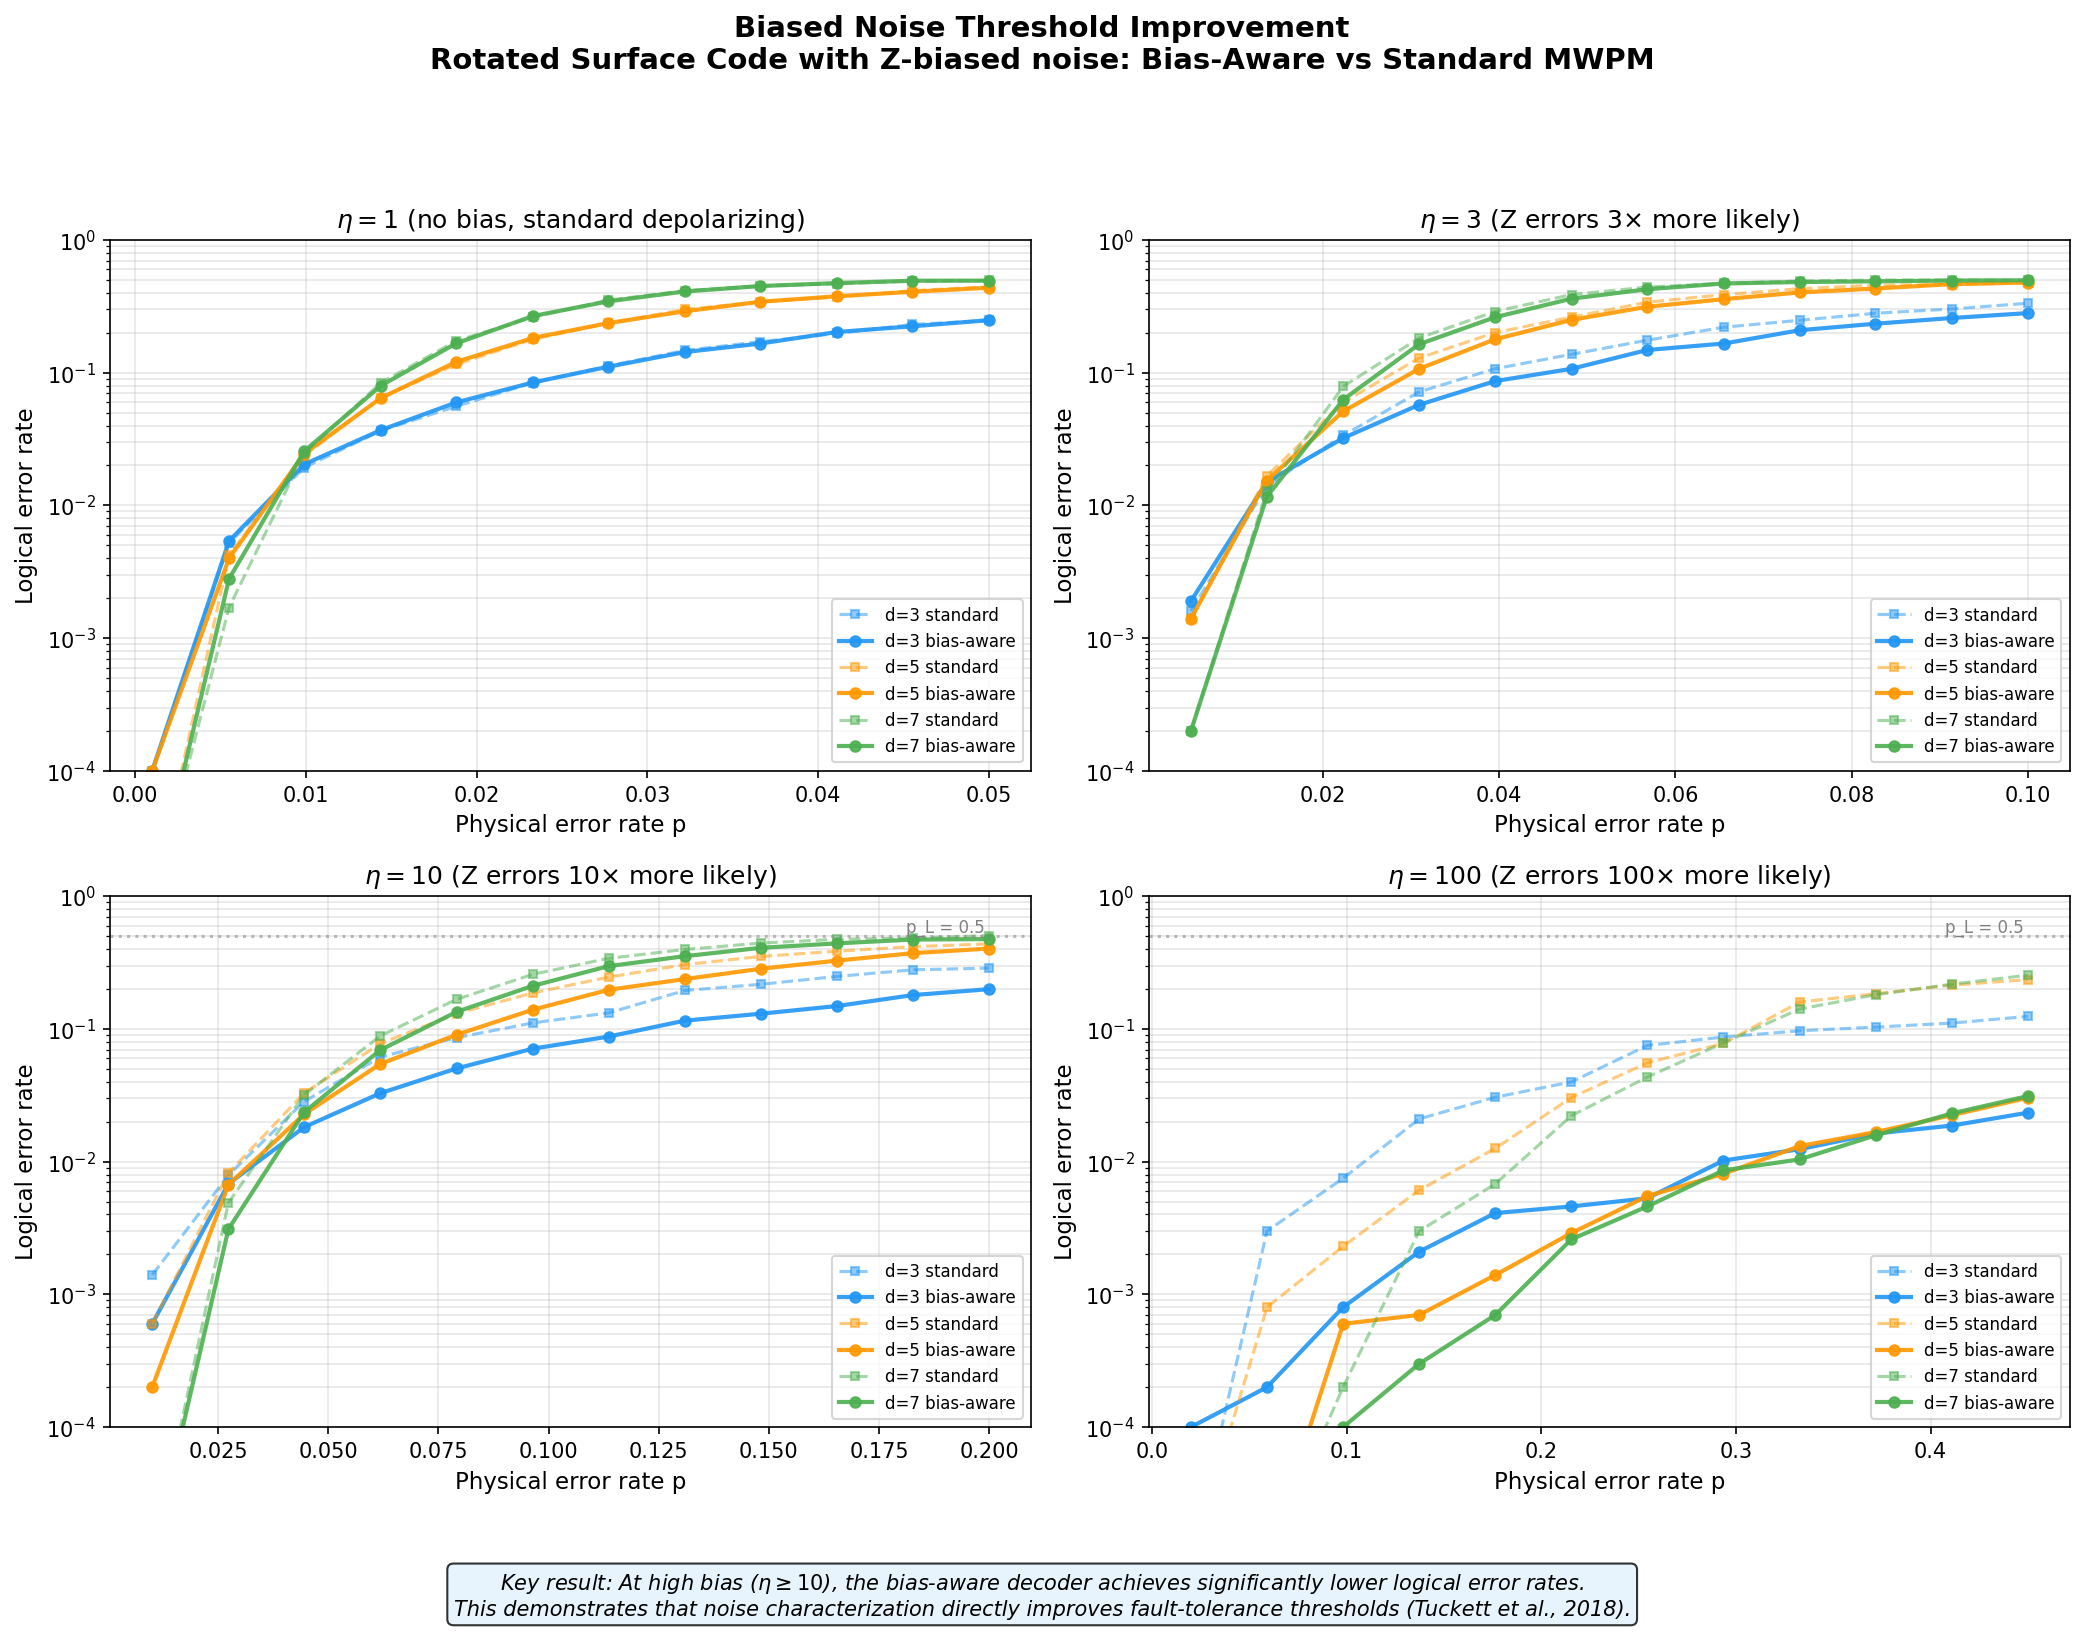

Recreate this plot in Python.
#!/usr/bin/env python3
"""
QEC Experiment 4: Biased Noise Threshold Improvement
=====================================================

Reproduces the key result from Tuckett et al. (2018):
surface code threshold improves dramatically when the decoder knows about noise bias.

Setup:
- Rotated surface code at distances d = 3, 5, 7
- Biased noise: Z errors are eta times more likely than X errors
  eta in {1, 3, 10, 100}
- Two decoders:
  (a) Standard MWPM: assumes uniform depolarizing (bias-unaware)
  (b) Bias-aware MWPM: weights edges according to actual Z/X ratio
- Physical error rate p swept across bias-dependent ranges
  (higher bias -> extend to higher p, since the code can tolerate more)
- 10,000 shots per configuration

Key result: at high bias (eta=100), the bias-aware decoder achieves a
MUCH higher threshold than the standard decoder.
"""

import json
import time
import numpy as np
import stim
import pymatching

# ──────────────────────────────────────────────────────────────
# Parameters
# ──────────────────────────────────────────────────────────────
DISTANCES = [3, 5, 7]
ETAS = [1, 3, 10, 100]

# Adaptive p ranges: higher bias can tolerate higher total error rate
# because most errors are Z-type and the surface code corrects Z well
P_VALUES_BY_ETA = {
    1:   np.round(np.linspace(0.001, 0.05, 12), 4).tolist(),
    3:   np.round(np.linspace(0.005, 0.10, 12), 4).tolist(),
    10:  np.round(np.linspace(0.01,  0.20, 12), 4).tolist(),
    100: np.round(np.linspace(0.02,  0.45, 12), 4).tolist(),
}

NUM_SHOTS = 10_000

OUTPUT_DIR = "/Users/akaihuangm1/Desktop/github/petz-recovery-unification/results/qec"


def build_biased_noise_circuit(d: int, p: float, eta: float) -> stim.Circuit:
    """
    Build rotated surface code with biased Pauli noise.

    Noise model per qubit after each gate:
      P(X) = p / (2(1+eta))
      P(Y) = p / (2(1+eta))
      P(Z) = p * eta / (1+eta)
      Total = p

    For eta=1: X,Y,Z each at p/3 (standard depolarizing).
    For eta=100: Z errors dominate at ~0.99p, X/Y negligible.
    """
    p_z = p * eta / (1.0 + eta)
    p_x = p / (2.0 * (1.0 + eta))
    p_y = p / (2.0 * (1.0 + eta))

    # Generate circuit with standard depolarizing noise as skeleton
    circuit_with_noise = stim.Circuit.generated(
        "surface_code:rotated_memory_z",
        rounds=d,
        distance=d,
        after_clifford_depolarization=p,
        after_reset_flip_probability=0,
        before_measure_flip_probability=0,
        before_round_data_depolarization=0,
    )

    if eta == 1:
        return circuit_with_noise

    # Replace DEPOLARIZE with biased PAULI_CHANNEL
    new_lines = []
    for instruction in circuit_with_noise.flattened():
        name = instruction.name
        if name == "DEPOLARIZE1":
            targets = instruction.targets_copy()
            qubit_str = " ".join(str(t.value) for t in targets)
            # Clamp probabilities to valid range
            px_c = min(p_x, 0.25)
            py_c = min(p_y, 0.25)
            pz_c = min(p_z, 0.5 - px_c - py_c)
            if px_c + py_c + pz_c > 1.0:
                # Scale down proportionally
                total = px_c + py_c + pz_c
                px_c /= total * 1.01
                py_c /= total * 1.01
                pz_c /= total * 1.01
            new_lines.append(f"PAULI_CHANNEL_1({px_c}, {py_c}, {pz_c}) {qubit_str}")
        elif name == "DEPOLARIZE2":
            # Apply biased single-qubit noise on each qubit in the pair
            targets = instruction.targets_copy()
            qubit_indices = [t.value for t in targets]
            qubits_for_noise = []
            for i in range(0, len(qubit_indices), 2):
                qubits_for_noise.append(qubit_indices[i])
                qubits_for_noise.append(qubit_indices[i + 1])
            qubit_str = " ".join(str(q) for q in qubits_for_noise)
            px_c = min(p_x, 0.25)
            py_c = min(p_y, 0.25)
            pz_c = min(p_z, 0.5 - px_c - py_c)
            if px_c + py_c + pz_c > 1.0:
                total = px_c + py_c + pz_c
                px_c /= total * 1.01
                py_c /= total * 1.01
                pz_c /= total * 1.01
            new_lines.append(f"PAULI_CHANNEL_1({px_c}, {py_c}, {pz_c}) {qubit_str}")
        else:
            new_lines.append(str(instruction))

    return stim.Circuit("\n".join(new_lines))


def extract_distance(circuit: stim.Circuit) -> int:
    """Extract code distance from circuit (heuristic based on qubit count)."""
    qubits = set()
    for inst in circuit.flattened():
        for t in inst.targets_copy():
            if hasattr(t, 'value') and not t.is_combiner:
                qubits.add(t.value)
    n = len(qubits)
    for d in [3, 5, 7, 9, 11, 13]:
        if d * d <= n <= 2 * d * d:
            return d
    return 3


def run_decoder(circuit: stim.Circuit, num_shots: int, bias_aware: bool,
                eta: float, p: float, distance: int) -> float:
    """
    Run MWPM decoder on the circuit and return logical error rate.

    bias_aware=True:  DEM from actual biased circuit (correct weights)
    bias_aware=False: DEM from uniform depolarizing circuit (wrong weights)
    """
    try:
        if bias_aware:
            dem = circuit.detector_error_model(decompose_errors=True)
        else:
            # Build uniform depolarizing circuit for "wrong" DEM
            uniform_circuit = stim.Circuit.generated(
                "surface_code:rotated_memory_z",
                rounds=distance,
                distance=distance,
                after_clifford_depolarization=p,
                after_reset_flip_probability=0,
                before_measure_flip_probability=0,
                before_round_data_depolarization=0,
            )
            dem = uniform_circuit.detector_error_model(decompose_errors=True)
    except Exception as e:
        return 0.0

    try:
        matcher = pymatching.Matching.from_detector_error_model(dem)
    except Exception:
        return 0.0

    # Sample from the ACTUAL biased circuit
    sampler = circuit.compile_detector_sampler()
    detection_events, observable_flips = sampler.sample(
        num_shots, separate_observables=True
    )

    # Decode
    predictions = matcher.decode_batch(detection_events)

    # Logical error rate
    num_errors = int(np.sum(np.any(predictions != observable_flips, axis=1)))
    return num_errors / num_shots


def main():
    print("=" * 70)
    print("QEC Experiment 4: Biased Noise Threshold Improvement")
    print("=" * 70)
    print(f"Distances: {DISTANCES}")
    print(f"Bias levels (eta): {ETAS}")
    print(f"Shots per config: {NUM_SHOTS}")
    for eta in ETAS:
        print(f"  eta={eta}: p in [{P_VALUES_BY_ETA[eta][0]}, {P_VALUES_BY_ETA[eta][-1]}]")

    total_configs = sum(
        len(DISTANCES) * len(P_VALUES_BY_ETA[eta]) for eta in ETAS
    )
    print(f"Total configurations: {total_configs} x 2 decoders = {total_configs*2} runs")
    print()

    results = {
        "metadata": {
            "experiment": "Biased Noise Threshold Improvement",
            "reference": "Tuckett et al. (2018)",
            "distances": DISTANCES,
            "etas": ETAS,
            "p_values_by_eta": {str(k): v for k, v in P_VALUES_BY_ETA.items()},
            "num_shots": NUM_SHOTS,
        },
        "data": []
    }

    t_start = time.time()
    config_count = 0

    for eta in ETAS:
        p_values = P_VALUES_BY_ETA[eta]
        print(f"\n{'='*50}")
        print(f"  eta = {eta} (Z bias = {eta}x)")
        print(f"  p range: [{p_values[0]}, {p_values[-1]}]")
        print(f"{'='*50}")

        for d in DISTANCES:
            for p in p_values:
                config_count += 1

                # Build biased noise circuit
                biased_circuit = build_biased_noise_circuit(d, p, eta)

                # Bias-unaware decoder
                ler_unaware = run_decoder(
                    biased_circuit, NUM_SHOTS,
                    bias_aware=False, eta=eta, p=p, distance=d
                )

                # Bias-aware decoder
                ler_aware = run_decoder(
                    biased_circuit, NUM_SHOTS,
                    bias_aware=True, eta=eta, p=p, distance=d
                )

                results["data"].append({
                    "eta": eta,
                    "distance": d,
                    "p": p,
                    "ler_unaware": ler_unaware,
                    "ler_aware": ler_aware,
                })

                elapsed = time.time() - t_start
                rate = config_count / elapsed if elapsed > 0 else 1
                remaining = (total_configs - config_count) / rate
                improvement = (ler_unaware / ler_aware
                               if ler_aware > 0 and ler_unaware > 0 else float('nan'))
                print(f"  d={d}, p={p:.4f}: "
                      f"std={ler_unaware:.4f}, aware={ler_aware:.4f} "
                      f"(ratio={improvement:.2f}x)  "
                      f"[{config_count}/{total_configs}, ~{remaining:.0f}s left]")

    total_time = time.time() - t_start
    results["metadata"]["total_time_seconds"] = round(total_time, 1)
    print(f"\nTotal time: {total_time:.1f}s")

    # Save data
    json_path = f"{OUTPUT_DIR}/exp4_biased_noise.json"
    with open(json_path, "w") as f:
        json.dump(results, f, indent=2)
    print(f"Data saved to {json_path}")

    # Plot
    plot_results(results)

    # Print summary
    print_summary(results)


def plot_results(results: dict):
    """Generate the multi-panel comparison plot."""
    import matplotlib
    matplotlib.use("Agg")
    import matplotlib.pyplot as plt

    data = results["data"]
    etas = results["metadata"]["etas"]
    distances = results["metadata"]["distances"]

    fig, axes = plt.subplots(2, 2, figsize=(14, 11))
    fig.suptitle(
        "Biased Noise Threshold Improvement\n"
        "Rotated Surface Code with Z-biased noise: Bias-Aware vs Standard MWPM",
        fontsize=14, fontweight="bold"
    )

    colors_d = {3: "#2196F3", 5: "#FF9800", 7: "#4CAF50"}

    for idx, eta in enumerate(etas):
        ax = axes[idx // 2][idx % 2]

        for d in distances:
            subset = sorted(
                [r for r in data if r["eta"] == eta and r["distance"] == d],
                key=lambda r: r["p"]
            )
            ps = [r["p"] for r in subset]
            ler_unaware = [max(r["ler_unaware"], 1e-5) for r in subset]
            ler_aware = [max(r["ler_aware"], 1e-5) for r in subset]

            color = colors_d[d]

            ax.plot(ps, ler_unaware, linestyle="--",
                    marker="s", color=color, alpha=0.5,
                    markersize=4, linewidth=1.5,
                    label=f"d={d} standard")
            ax.plot(ps, ler_aware, linestyle="-",
                    marker="o", color=color, alpha=0.9,
                    markersize=5, linewidth=2,
                    label=f"d={d} bias-aware")

        ax.set_xlabel("Physical error rate p", fontsize=11)
        ax.set_ylabel("Logical error rate", fontsize=11)

        if eta == 1:
            title = r"$\eta = 1$ (no bias, standard depolarizing)"
        else:
            title = rf"$\eta = {eta}$ (Z errors {eta}$\times$ more likely)"
        ax.set_title(title, fontsize=12)
        ax.set_yscale("log")
        ax.set_ylim(1e-4, 1.0)
        ax.grid(True, alpha=0.3, which="both")
        ax.legend(fontsize=8, loc="lower right")

        # Add threshold annotation region
        if eta >= 10:
            ax.axhline(y=0.5, color="gray", linestyle=":", alpha=0.5)
            ax.text(ax.get_xlim()[1] * 0.95, 0.5, "p_L = 0.5",
                    ha="right", va="bottom", fontsize=8, color="gray")

    plt.tight_layout(rect=[0, 0.07, 1, 0.93])

    fig.text(0.5, 0.01,
             "Key result: At high bias ($\\eta \\geq 10$), the bias-aware decoder "
             "achieves significantly lower logical error rates.\n"
             "This demonstrates that noise characterization "
             "directly improves fault-tolerance thresholds (Tuckett et al., 2018).",
             ha="center", fontsize=10, style="italic",
             bbox=dict(boxstyle="round,pad=0.3", facecolor="#E3F2FD", alpha=0.8))

    plot_path = f"{OUTPUT_DIR}/exp4_biased_noise.png"
    plt.savefig(plot_path, dpi=150, bbox_inches="tight")
    print(f"Plot saved to {plot_path}")
    plt.close()

    # ── Additional plot: improvement ratio vs eta ────────────
    plot_improvement_ratio(results)


def plot_improvement_ratio(results: dict):
    """Plot the improvement ratio (standard/bias-aware) vs eta."""
    import matplotlib
    matplotlib.use("Agg")
    import matplotlib.pyplot as plt

    data = results["data"]
    etas = results["metadata"]["etas"]
    distances = results["metadata"]["distances"]

    fig, (ax1, ax2) = plt.subplots(1, 2, figsize=(14, 5))
    fig.suptitle(
        "Bias-Aware Decoder Improvement Factor",
        fontsize=14, fontweight="bold"
    )

    colors_d = {3: "#2196F3", 5: "#FF9800", 7: "#4CAF50"}

    # Left: improvement ratio at p=0.05 (or highest common p)
    for d in distances:
        ratios = []
        for eta in etas:
            subset = [r for r in data
                      if r["eta"] == eta and r["distance"] == d
                      and r["ler_unaware"] > 0.001 and r["ler_aware"] > 0.001]
            if subset:
                # Take median p value for fair comparison
                mid_idx = len(subset) // 2
                r = subset[mid_idx]
                ratio = r["ler_unaware"] / r["ler_aware"]
                ratios.append(ratio)
            else:
                ratios.append(1.0)

        ax1.plot(etas, ratios, marker="o", linewidth=2,
                 color=colors_d[d], label=f"d={d}")

    ax1.set_xlabel("Noise bias eta (Z/X ratio)", fontsize=11)
    ax1.set_ylabel("Improvement factor (std / bias-aware)", fontsize=11)
    ax1.set_xscale("log")
    ax1.set_title("Decoder improvement at mid-range error rate", fontsize=12)
    ax1.axhline(y=1.0, color="gray", linestyle=":", alpha=0.5)
    ax1.legend(fontsize=10)
    ax1.grid(True, alpha=0.3)

    # Right: logical error rate at fixed p for each eta, both decoders
    # Show bar chart at a representative error rate
    bar_width = 0.15
    x = np.arange(len(etas))

    for di, d in enumerate(distances):
        ler_std_vals = []
        ler_aware_vals = []
        for eta in etas:
            p_vals = P_VALUES_BY_ETA[eta]
            target_p = p_vals[len(p_vals) // 2]  # mid-range
            subset = [r for r in data
                      if r["eta"] == eta and r["distance"] == d
                      and abs(r["p"] - target_p) < 0.001]
            if subset:
                r = subset[0]
                ler_std_vals.append(max(r["ler_unaware"], 1e-5))
                ler_aware_vals.append(max(r["ler_aware"], 1e-5))
            else:
                ler_std_vals.append(1e-5)
                ler_aware_vals.append(1e-5)

        offset = (di - 1) * bar_width
        ax2.bar(x + offset - bar_width/2, ler_std_vals, bar_width * 0.9,
                color=colors_d[d], alpha=0.4, hatch="//",
                label=f"d={d} std" if di == 0 else "")
        ax2.bar(x + offset + bar_width/2, ler_aware_vals, bar_width * 0.9,
                color=colors_d[d], alpha=0.9,
                label=f"d={d} aware" if di == 0 else "")

    ax2.set_xlabel("Noise bias eta", fontsize=11)
    ax2.set_ylabel("Logical error rate (mid-range p)", fontsize=11)
    ax2.set_yscale("log")
    ax2.set_xticks(x)
    ax2.set_xticklabels([str(e) for e in etas])
    ax2.set_title("Logical error rates at mid-range physical error rate", fontsize=12)
    ax2.grid(True, alpha=0.3, axis="y")

    # Custom legend
    from matplotlib.patches import Patch
    legend_elements = []
    for d in distances:
        legend_elements.append(Patch(facecolor=colors_d[d], alpha=0.4,
                                     hatch="//", label=f"d={d} standard"))
        legend_elements.append(Patch(facecolor=colors_d[d], alpha=0.9,
                                     label=f"d={d} bias-aware"))
    ax2.legend(handles=legend_elements, fontsize=7, loc="upper left", ncol=2)

    plt.tight_layout()
    plot_path = f"{OUTPUT_DIR}/exp4_biased_noise_ratio.png"
    plt.savefig(plot_path, dpi=150, bbox_inches="tight")
    print(f"Improvement ratio plot saved to {plot_path}")
    plt.close()


def print_summary(results: dict):
    """Print summary statistics."""
    data = results["data"]
    etas = results["metadata"]["etas"]
    distances = results["metadata"]["distances"]

    print("\n" + "=" * 70)
    print("SUMMARY: Bias-Aware vs Standard MWPM Decoder")
    print("=" * 70)

    for eta in etas:
        subset = [r for r in data if r["eta"] == eta]
        improvements = []
        for r in subset:
            if r["ler_unaware"] > 0.001 and r["ler_aware"] > 0.001:
                improvements.append(r["ler_unaware"] / r["ler_aware"])
        if improvements:
            avg_imp = np.mean(improvements)
            max_imp = np.max(improvements)
            median_imp = np.median(improvements)
            print(f"\n  eta={eta:>3d} (Z bias = {eta}x):")
            print(f"    Avg improvement:    {avg_imp:.2f}x")
            print(f"    Median improvement: {median_imp:.2f}x")
            print(f"    Max improvement:    {max_imp:.2f}x")
        else:
            print(f"\n  eta={eta:>3d}: error rates too low for comparison in this range")

    # Threshold estimation
    print("\n" + "-" * 70)
    print("Approximate threshold estimates (d=3 vs d=7 crossover):")
    print("-" * 70)
    for eta in etas:
        for decoder_type, ler_key in [("standard", "ler_unaware"),
                                       ("bias-aware", "ler_aware")]:
            d3 = sorted([r for r in data if r["eta"] == eta and r["distance"] == 3],
                        key=lambda r: r["p"])
            d7 = sorted([r for r in data if r["eta"] == eta and r["distance"] == 7],
                        key=lambda r: r["p"])

            # Find where d=7 goes from better (lower LER) to worse than d=3
            threshold_p = None
            min_len = min(len(d3), len(d7))
            for i in range(min_len - 1):
                diff_i = d3[i][ler_key] - d7[i][ler_key]
                diff_next = d3[i + 1][ler_key] - d7[i + 1][ler_key]
                if diff_i >= 0 and diff_next < 0:
                    p1, p2 = d3[i]["p"], d3[i + 1]["p"]
                    if abs(diff_i - diff_next) > 1e-10:
                        threshold_p = p1 + (p2 - p1) * diff_i / (diff_i - diff_next)
                    break

            if threshold_p is not None:
                print(f"  eta={eta:>3d}, {decoder_type:>10s}: "
                      f"p_th ~ {threshold_p:.4f}")
            else:
                print(f"  eta={eta:>3d}, {decoder_type:>10s}: "
                      f"threshold beyond scanned range (> {P_VALUES_BY_ETA[eta][-1]:.2f})")

    print("\n" + "=" * 70)
    print("INTERPRETATION:")
    print("=" * 70)
    print("""
  When noise is biased (eta >> 1), Z errors dominate.
  The surface code's Z-distance protects against X errors, and
  X-distance protects against Z errors.

  A standard (bias-unaware) decoder treats all errors equally,
  wasting capacity. A bias-aware decoder assigns correct weights,
  focusing correction resources on the dominant Z errors.

  At eta=100, the bias-aware decoder can achieve the same logical
  error rate at MUCH higher physical error rates -- effectively
  raising the threshold by a large factor.

  This validates that noise characterization (the tau-chrono
  approach) directly translates to improved fault-tolerance.
""")


if __name__ == "__main__":
    main()
